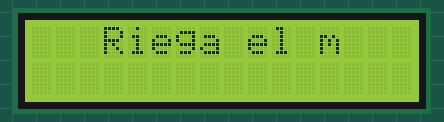
The sketch below on a simulated Arduino Uno, built with avr-gcc and run on an emulated ATmega328P. On the bench: 16×2 character LCD. What the sketch prints to the serial monitor is not drawn.

Above: at 0.1 s.
At 1.23 s:
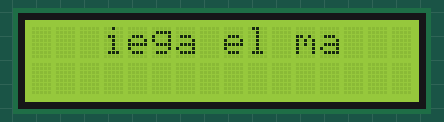
At 1.71 s:
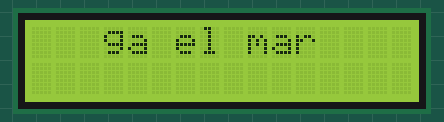
At 2.43 s:
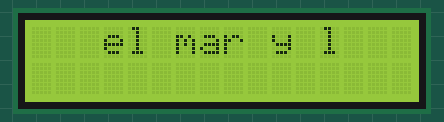
At 3.63 s:
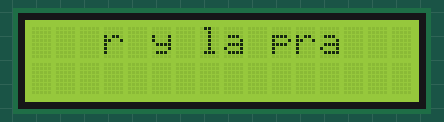
At 4.8 s:
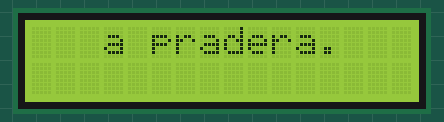

The sketch:

autoscroll.ino
```cpp
#include <Wire.h>
#include <LCD.h>
#include <LiquidCrystal_I2C.h>
#include <string.h>

LiquidCrystal_I2C	lcd(0x27,2,1,0,4,5,6,7);

#define LCDWIDTH 16
#define SCROLLSPEED 230
#define STRENDDELAY 800
#define LINELENGTH 10
// Alignment for text in LCD if LINELENGTH < LCDWIDTH
#define ALIGN_CENTER (LCDWIDTH-LINELENGTH)/2
#define ALIGN_LEFT 0
#define ALIGN_RIGHT LCDWIDTH-LINELENGTH

char line[LINELENGTH + 1] = "";
int pos = 0;
char msg[] = "Riega el mar y la pradera.";
char msg2[] = "POLEPOLEPOLE";

void setup()
{
  Serial.begin(9600);
  lcd.begin (LCDWIDTH,2); // for 16 x 2 LCD module
  lcd.setBacklightPin(3,POSITIVE);
  lcd.setBacklight(HIGH);
}

void loop()
{

  lcd.setCursor(ALIGN_CENTER, 0);
  scrollText(line, msg, &pos);
  Serial.println(line);
  delay(SCROLLSPEED);
}

void scrollText(char *line, char *msg, int *pos) {
  strncpy(line, msg + *pos, LINELENGTH);
  line[LINELENGTH] = '\0';
  lcd.print(line);
  if (*pos == 0) {
    delay(STRENDDELAY);
  }
  (*pos)++;
  if (*pos > (strlen(msg) - strlen(line))) {
    (*pos) = 0;
    delay(STRENDDELAY);
  }

}
```

Measured:
- by itself, everything shown: repeats every 5.7 s, in 17 steps
- what the display in image 5 shows lasts 1.1 s, from 4.7 s to 5.8 s
